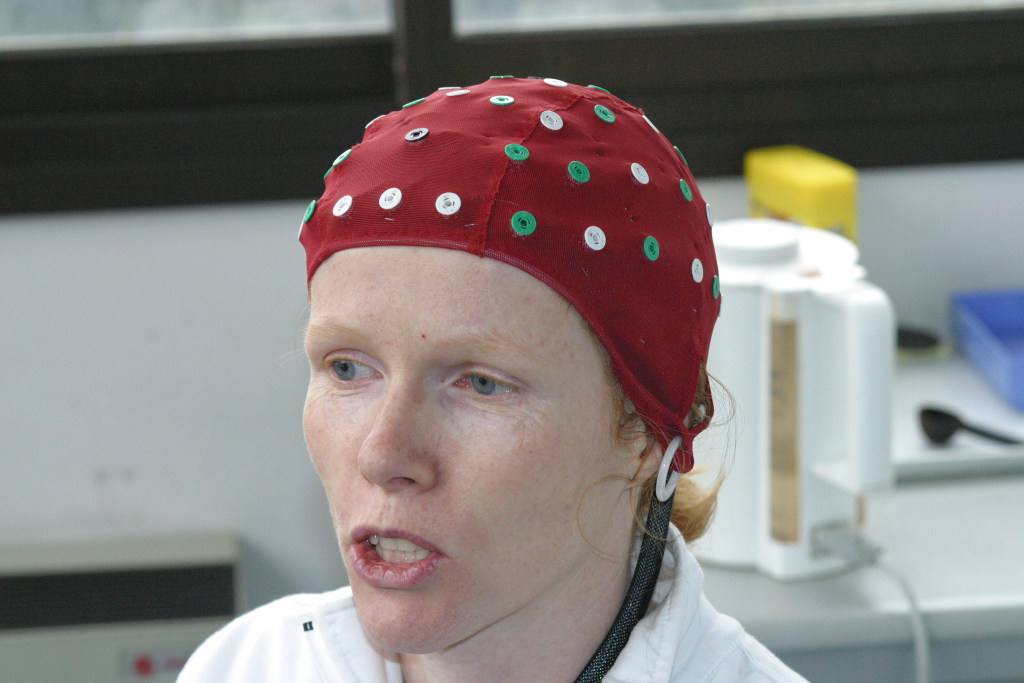
#> input picture MC70/IMG_0528.JPG, 3072 x 2048 px (shown at 1/3 size); its folder holds 4 pictures in this run
$ python svd.py   (older library calls are emulated)
#> lines starting #> are read from the running program, lines starting #| are printed output that depends on the picture
import sys
sys.path.append('/opt/local/Library/Frameworks/Python.framework/Versions/2.7/lib/python2.7/site-packages/PIL')

import numpy as np
from numpy import linalg as la
import mahotas
import scipy.misc as smisc

path = 'MC70/'
name = 'IMG_05'
ext = '.JPG'

for i in [28, 29, 32, 33, 37, 42, 47, 52, 57, 62, 66]:

    #### Reading image ####
    I = mahotas.imread(path+name+str(i)+ext)
#> I is the input picture: shape (2048, 3072, 3); mean R, G, B 134.6, 127.6, 125.5

    size = np.shape(I)
#> size = (2048, 3072, 3)
    nblig = size[0]
#> nblig = 2048
    nbcol = size[1]
#> nbcol = 3072

    #### Extracting channels ####
    PR = I[:,:,0]
    PG = I[:,:,1]
    PB = I[:,:,2]
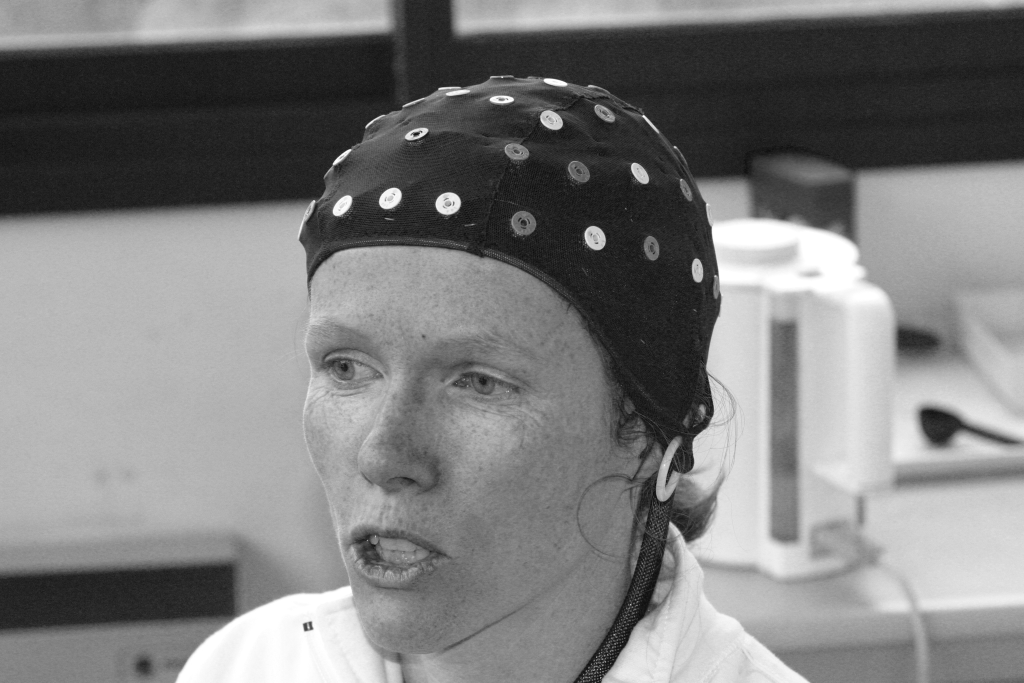
#> PB: shape (2048, 3072) (shown at 1/3 size); min 0, max 255, mean 125.5

    ##### Image Color Processing #####
    tmp = np.reshape(I,(2048*3072,3))
    M = np.cov(tmp.T)
#> M = [[3622.2, 3623.7, 3572.4], [3623.7, 4499.6, 4424.2], [3572.4, 4424.2, 4586]]

    U, s, V = la.svd(M)
#> U = [[-0.517, 0.85, 0.103], [-0.604, -0.277, -0.747], [-0.606, -0.449, 0.656]]; s = [12042.1, 553.6, 112.1]; V = [[-0.517, -0.604, -0.606], [0.85, -0.277, -0.449], [0.103, -0.747, 0.656]]
    V0 = V[:,0]
#> V0 = [-0.517, 0.85, 0.103]
    V1 = V[:,1]
#> V1 = [-0.604, -0.277, -0.747]
    V2 = V[:,2]
#> V2 = [-0.606, -0.449, 0.656]

    I0 = V0[0]*PR + V0[1]*PG + V0[2]*PB
    I1 = V1[0]*PR + V1[1]*PG + V1[2]*PB
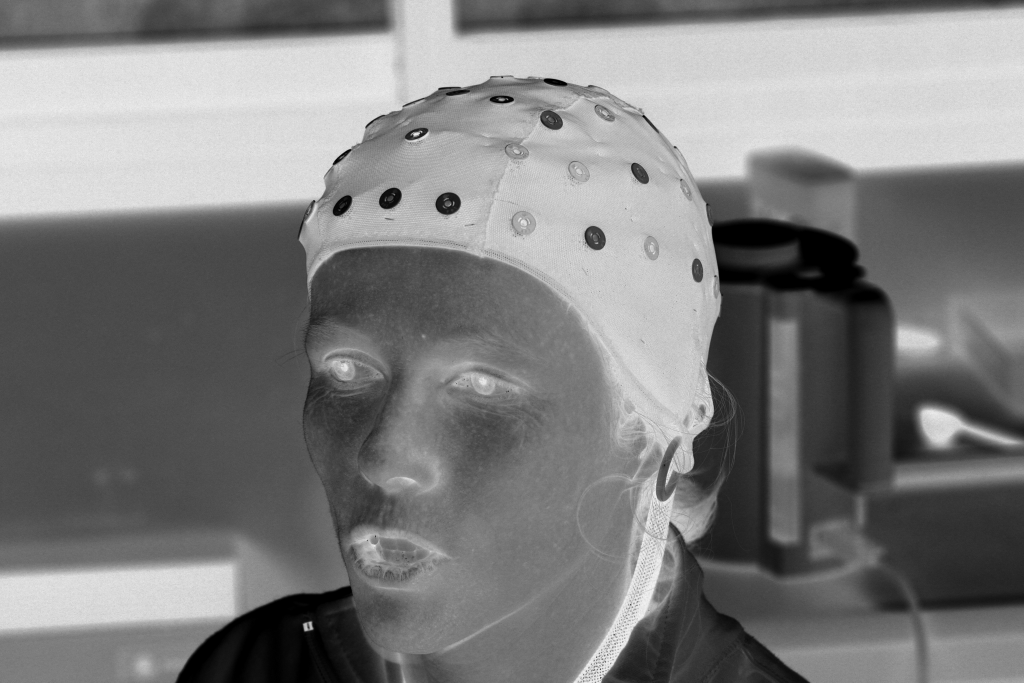
#> I1: shape (2048, 3072) float64 (shown at 1/3 size); min -415.2, max -0.881, mean -210.4; drawn with min black and max white
    I2 = V2[0]*PR + V2[1]*PG + V2[2]*PB
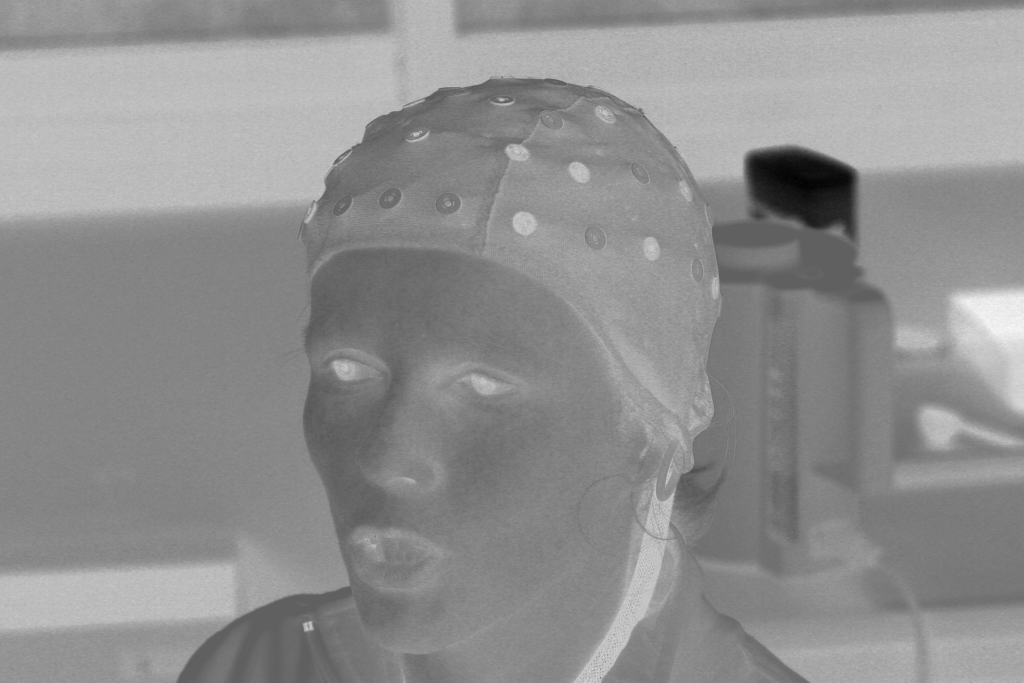
#> I2: shape (2048, 3072) float64 (shown at 1/3 size); min -193.2, max 48.91, mean -56.5; drawn with min black and max white

    I0A = np.around(I0)
    I1A = np.around(I1)
    I2A = np.around(I2)

    I0U = 255 * I0A.astype(np.uint8)
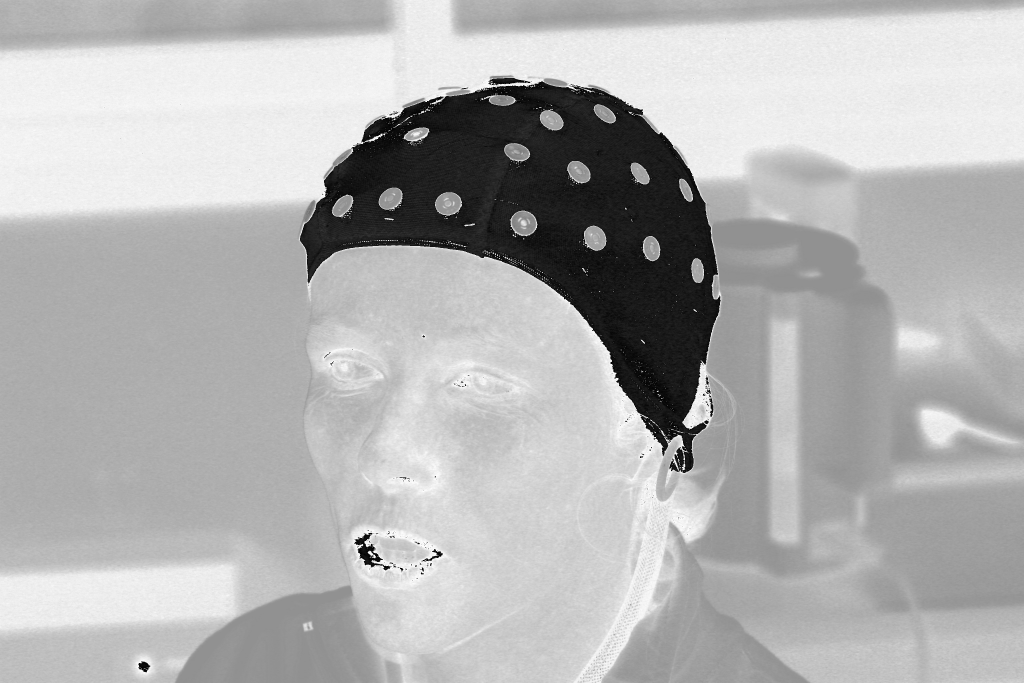
#> I0U: shape (2048, 3072) (shown at 1/3 size); min 0, max 255, mean 178.1
    I1U = 255 * I1A.astype(np.uint8)
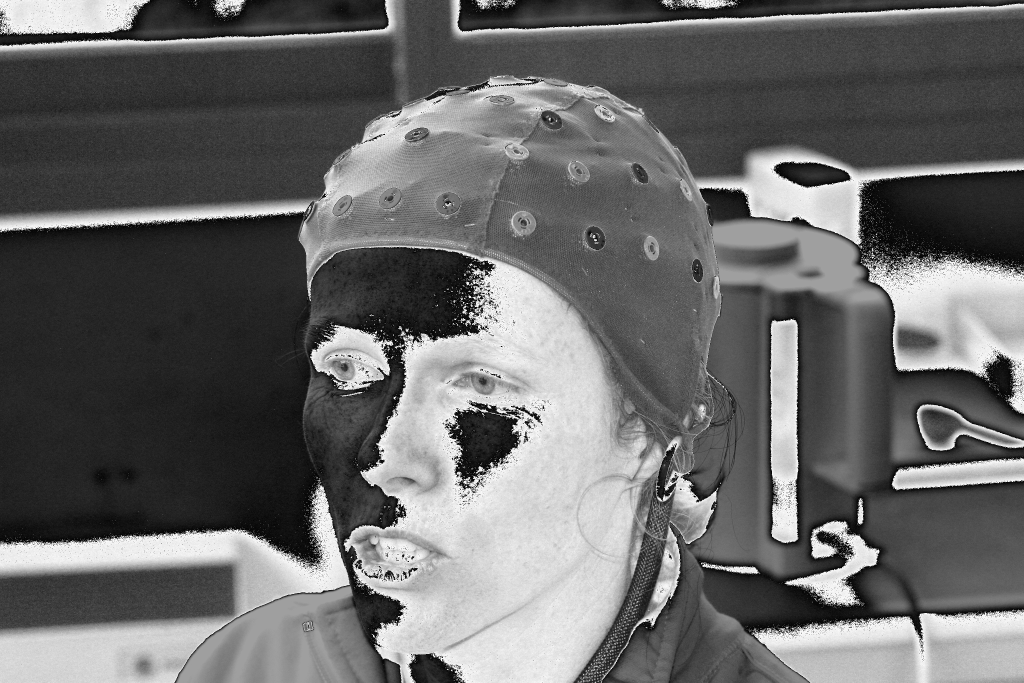
#> I1U: shape (2048, 3072) (shown at 1/3 size); min 0, max 255, mean 104.3
    I2U = 255 * I2A.astype(np.uint8)
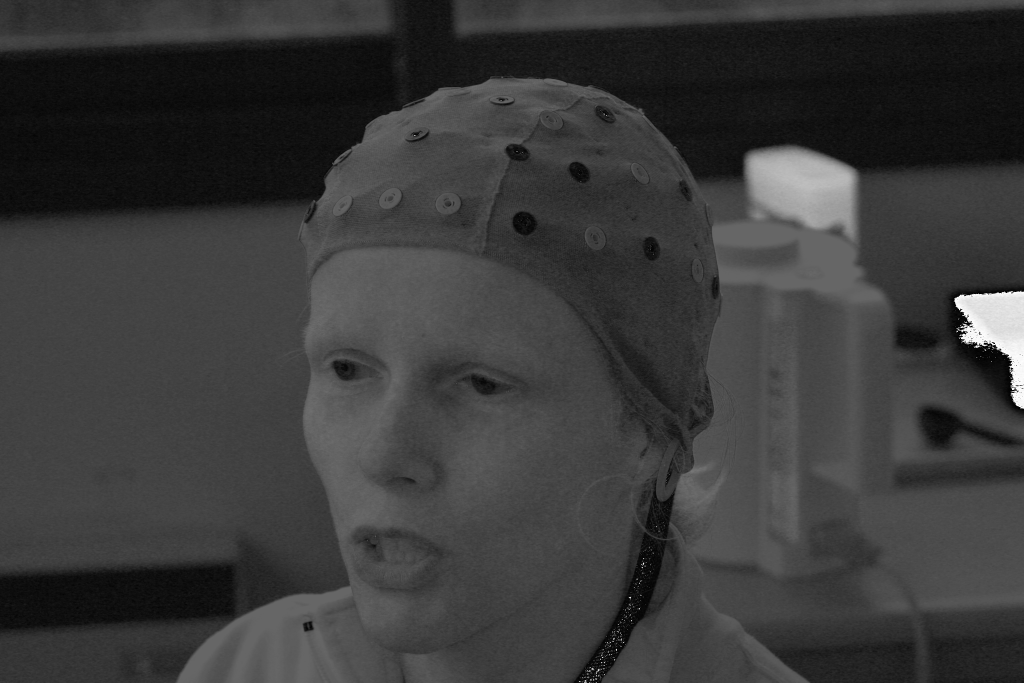
#> I2U: shape (2048, 3072) (shown at 1/3 size); min 0, max 255, mean 58

    smisc.imsave('IMG_svd_codebrut0_05'+str(i)+'.png',I0U)
    smisc.imsave('IMG_svd_codebrut1_05'+str(i)+'.png',I1U)
    smisc.imsave('IMG_svd_codebrut2_05'+str(i)+'.png',I2U)
#> pass 2 of the loop `for i in [28, 29, 32, 33, 37, 42, 47, 52, 57, 62, 66]:`:
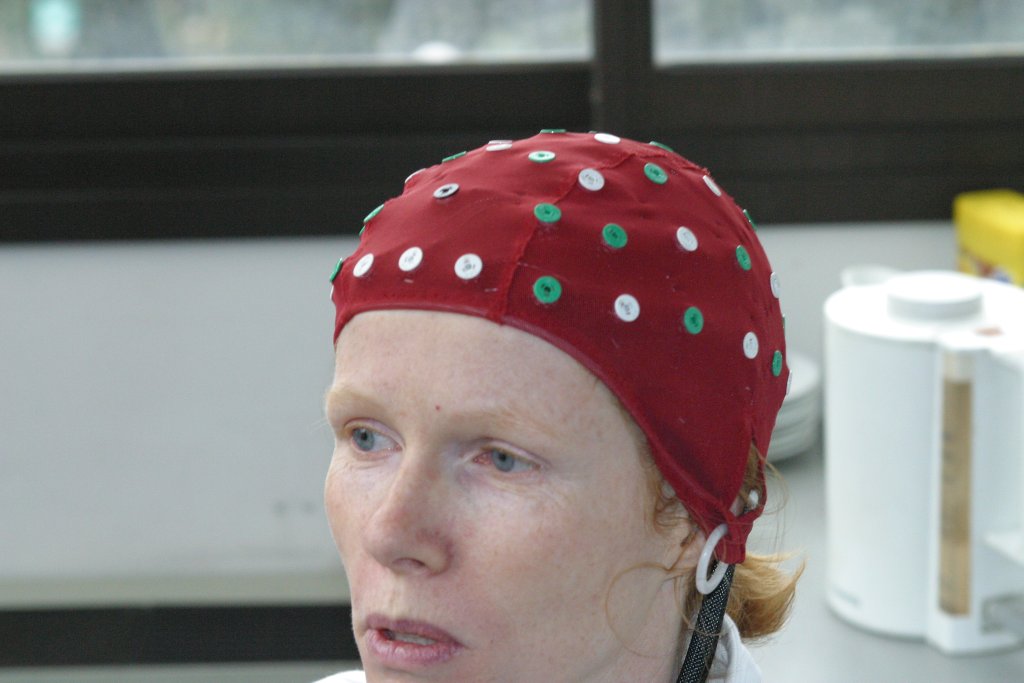
#> input picture MC70/IMG_0529.JPG, 3072 x 2048 px (shown at 1/3 size)
#> I is the input picture: shape (2048, 3072, 3); mean R, G, B 131.8, 123.3, 121.2
#> `PB = I[:,:,2]`:
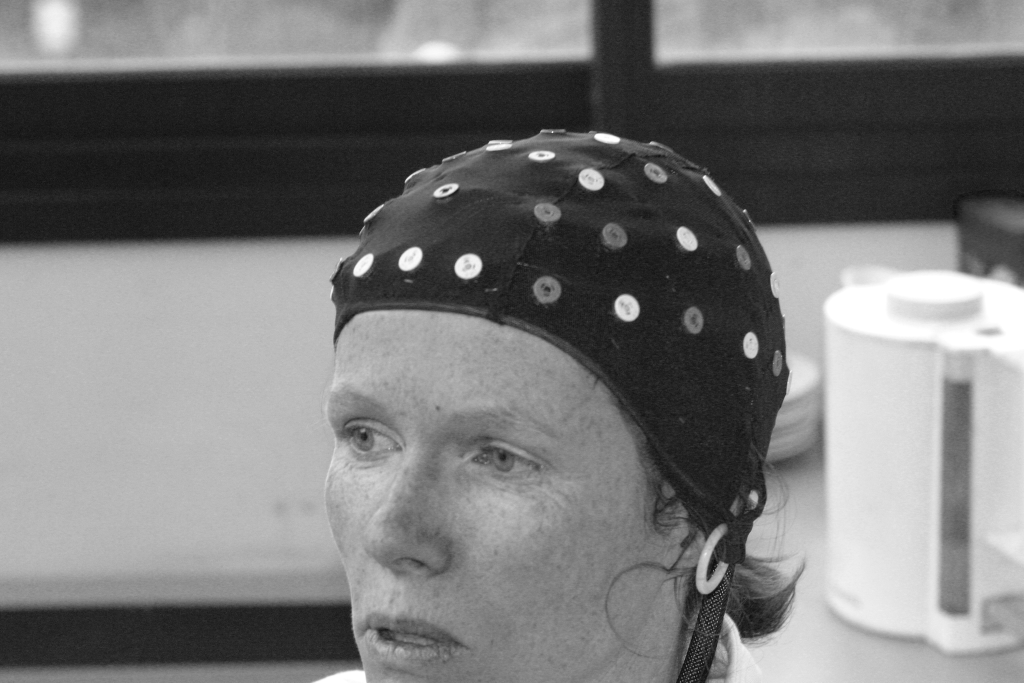
#> PB: shape (2048, 3072) (shown at 1/3 size); min 0, max 255, mean 121.2
#> M = [[3695.3, 3738.7, 3709.6], [3738.7, 4795.2, 4672.9], [3709.6, 4672.9, 4707.3]]
#> U = [[-0.511, 0.86, -0.00641], [-0.611, -0.368, -0.701], [-0.605, -0.354, 0.713]]; s = [12555.2, 564.5, 78.17]; V = [[-0.511, -0.611, -0.605], [0.86, -0.368, -0.354], [-0.00641, -0.701, 0.713]]
#> V0 = [-0.511, 0.86, -0.00641]
#> V1 = [-0.611, -0.368, -0.701]
#> V2 = [-0.605, -0.354, 0.713]
#> `I2U = 255 * I2A.astype(np.uint8)`:
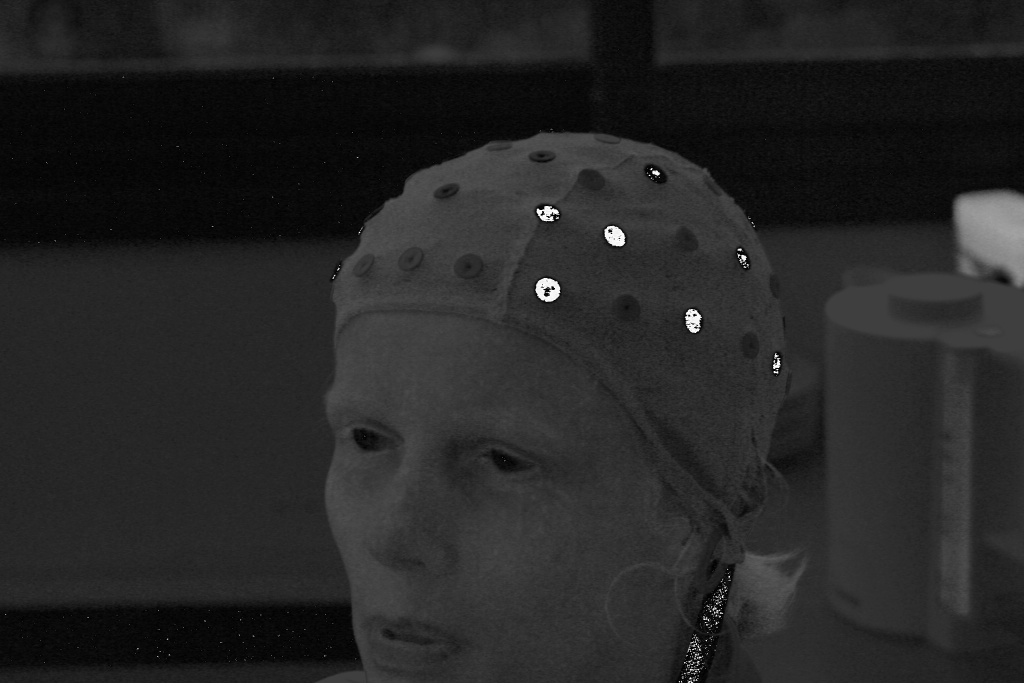
#> I2U: shape (2048, 3072) (shown at 1/3 size); min 0, max 255, mean 37.7
#> (the run stopped early here; a loop or call above may not have finished)
